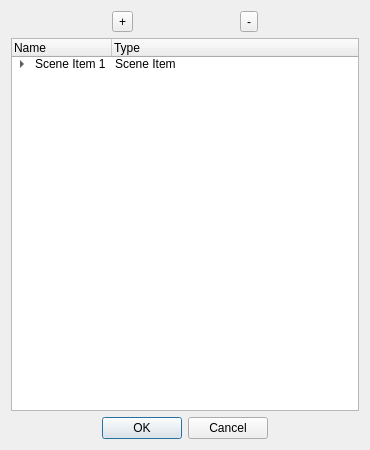
<?xml version="1.0" encoding="UTF-8"?>
<ui version="4.0">
 <class>Form</class>
 <widget class="QWidget" name="Form">
  <property name="geometry">
   <rect>
    <x>0</x>
    <y>0</y>
    <width>370</width>
    <height>450</height>
   </rect>
  </property>
  <layout class="QGridLayout" name="gridLayout">
   <item row="0" column="0">
    <layout class="QHBoxLayout" name="horizontalLayout">
     <item>
      <widget class="QToolButton" name="toolButton_expandAll">
       <property name="text">
        <string>+</string>
       </property>
      </widget>
     </item>
     <item>
      <widget class="QToolButton" name="toolButton_collapseAll">
       <property name="text">
        <string>-</string>
       </property>
      </widget>
     </item>
    </layout>
   </item>
   <item row="1" column="0">
    <widget class="QTreeWidget" name="treeWidget">
     <column>
      <property name="text">
       <string>Name</string>
      </property>
     </column>
     <column>
      <property name="text">
       <string>Type</string>
      </property>
     </column>
     <item>
      <property name="text">
       <string>Scene Item 1</string>
      </property>
      <property name="text">
       <string>Scene Item</string>
      </property>
      <property name="flags">
       <set>ItemIsSelectable|ItemIsUserCheckable|ItemIsEnabled|ItemIsAutoTristate</set>
      </property>
      <item>
       <property name="text">
        <string>New Subitem</string>
       </property>
      </item>
      <item>
       <property name="text">
        <string>New Subitem</string>
       </property>
       <item>
        <property name="text">
         <string>New Subitem</string>
        </property>
       </item>
       <item>
        <property name="text">
         <string>New Subitem</string>
        </property>
       </item>
      </item>
      <item>
       <property name="text">
        <string>New Subitem</string>
       </property>
      </item>
     </item>
    </widget>
   </item>
   <item row="2" column="0">
    <widget class="QDialogButtonBox" name="buttonBox">
     <property name="standardButtons">
      <set>QDialogButtonBox::Cancel|QDialogButtonBox::Ok</set>
     </property>
     <property name="centerButtons">
      <bool>true</bool>
     </property>
    </widget>
   </item>
  </layout>
 </widget>
 <resources/>
 <connections>
  <connection>
   <sender>toolButton_expandAll</sender>
   <signal>clicked()</signal>
   <receiver>treeWidget</receiver>
   <slot>expandAll()</slot>
   <hints>
    <hint type="sourcelabel">
     <x>95</x>
     <y>29</y>
    </hint>
    <hint type="destinationlabel">
     <x>175</x>
     <y>235</y>
    </hint>
   </hints>
  </connection>
  <connection>
   <sender>toolButton_collapseAll</sender>
   <signal>clicked()</signal>
   <receiver>treeWidget</receiver>
   <slot>collapseAll()</slot>
   <hints>
    <hint type="sourcelabel">
     <x>184</x>
     <y>29</y>
    </hint>
    <hint type="destinationlabel">
     <x>175</x>
     <y>235</y>
    </hint>
   </hints>
  </connection>
 </connections>
</ui>
